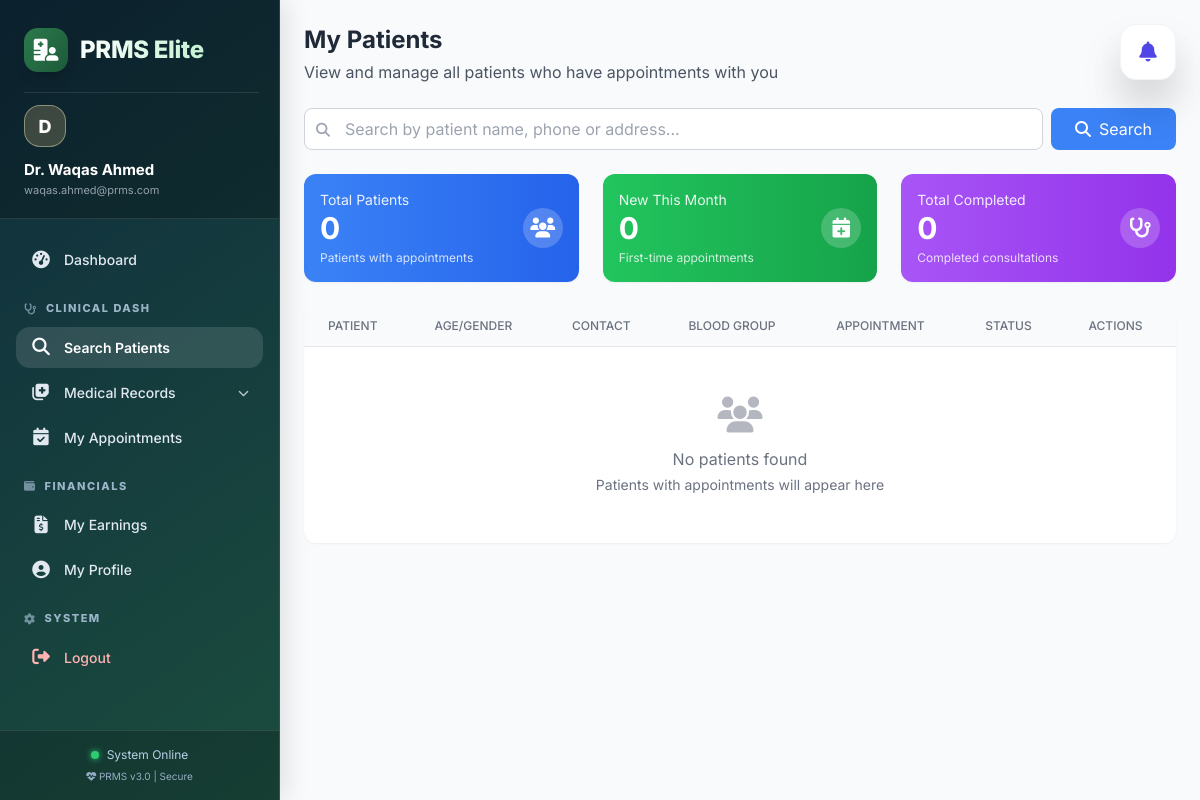
The app's page /doctor/patients.php (signed in), older data.
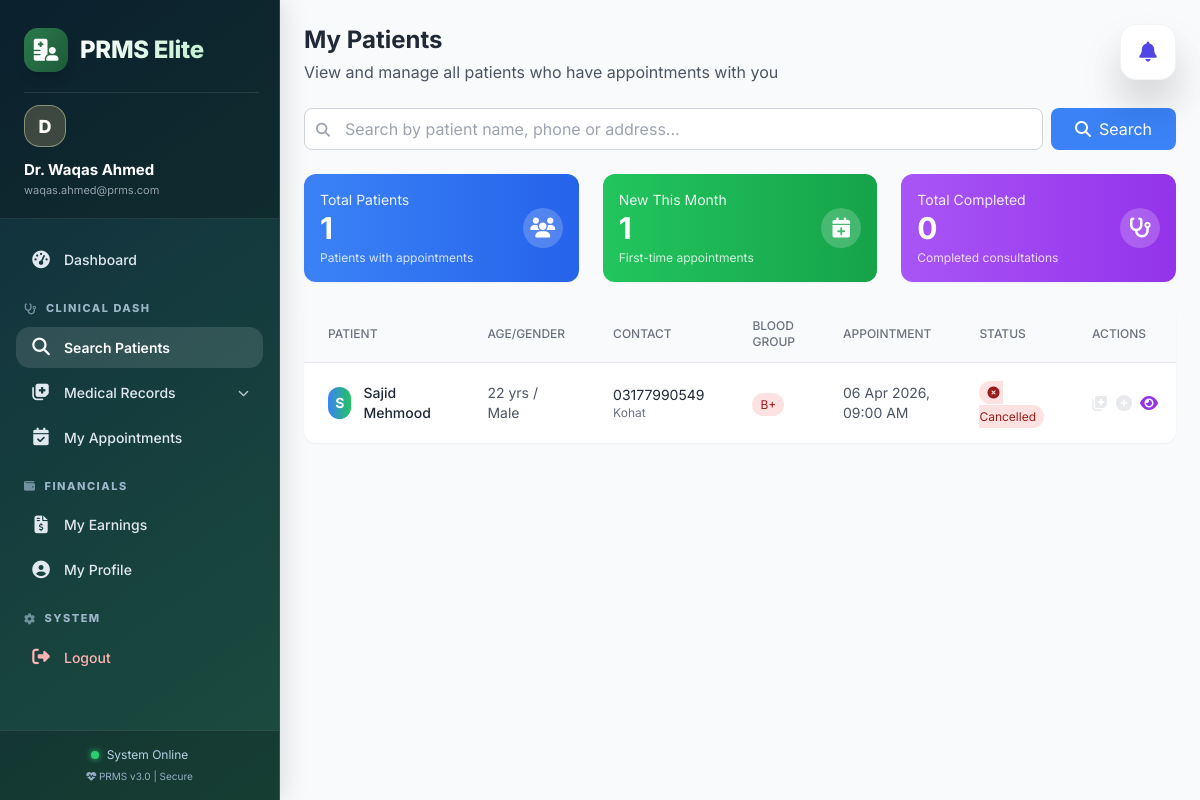
The same page, newer data.
### tables this page shows
CREATE TABLE `appointments` (
  `id` int(11) NOT NULL,
  `patient_id` int(11) DEFAULT NULL,
  `doctor_id` int(11) DEFAULT NULL,
  `appointment_date` datetime DEFAULT NULL,
  `symptoms` text DEFAULT NULL,
  `category_id` int(11) DEFAULT NULL,
  `consultation_fee` decimal(10,2) DEFAULT 0.00,
  `shift_type` varchar(20) DEFAULT NULL,
  `time_slot` varchar(50) DEFAULT NULL,
  `patient_number` int(11) DEFAULT 0,
  `status` enum('pending','completed','cancelled') DEFAULT 'pending',
  `created_at` timestamp NOT NULL DEFAULT current_timestamp()
);

CREATE TABLE `patients` (
  `id` int(11) NOT NULL,
  `name` varchar(100) DEFAULT NULL,
  `age` int(11) DEFAULT NULL,
  `weight` decimal(5,2) DEFAULT NULL,
  `disease` int(11) DEFAULT NULL,
  `gender` enum('male','female','other') DEFAULT NULL,
  `phone` varchar(20) DEFAULT NULL,
  `address` text DEFAULT NULL,
  `blood_group` varchar(10) DEFAULT NULL,
  `status` enum('active','inactive') DEFAULT 'active',
  `created_at` timestamp NOT NULL DEFAULT current_timestamp()
);

### doctor/patients.php (the view, shortened to what the changed rows need)
<?php
require_once '../config/db.php';
$user_id = $_SESSION['user_id'];
$doctor_query = "SELECT id FROM doctors WHERE user_id = ?";
$stmt = mysqli_prepare($conn, $doctor_query);
mysqli_stmt_bind_param($stmt, "i", $user_id);
mysqli_stmt_execute($stmt);
$doctor_result = mysqli_stmt_get_result($stmt);
$doctor = mysqli_fetch_assoc($doctor_result);
$doctor_id = $doctor['id'];
$search = isset($_GET['search']) ? mysqli_real_escape_string($conn, $_GET['search']) : '';
$where_clause = "";
$patients_query = "SELECT DISTINCT p.*,
                   a.id as appointment_id,
                   a.appointment_date,
                   a.status as appointment_status,
                   CASE
                       WHEN r.id IS NOT NULL THEN 1
                       ELSE 0
                   END as has_record,
                   r.id as record_id
                   FROM patients p
                   JOIN appointments a ON p.id = a.patient_id
                   LEFT JOIN records r ON r.patient_id = p.id AND r.doctor_id = a.doctor_id AND DATE(r.visit_date) = DATE(a.appointment_date)
                   WHERE a.doctor_id = ? $where_clause
                   ORDER BY a.appointment_date DESC";
$stmt = mysqli_prepare($conn, $patients_query);
mysqli_stmt_bind_param($stmt, "i", $doctor_id);
mysqli_stmt_execute($stmt);
$patients_result = mysqli_stmt_get_result($stmt);
$total_patients_query = "SELECT COUNT(DISTINCT p.id) as total
                         FROM patients p
                         JOIN appointments a ON p.id = a.patient_id
                         WHERE a.doctor_id = ?";
$stmt = mysqli_prepare($conn, $total_patients_query);
mysqli_stmt_bind_param($stmt, "i", $doctor_id);
mysqli_stmt_execute($stmt);
$total_result = mysqli_stmt_get_result($stmt);
$total_patients = mysqli_fetch_assoc($total_result)['total'];
$month_start = date('Y-m-01');
$new_patients_query = "SELECT COUNT(DISTINCT p.id) as total
                       FROM patients p
                       JOIN appointments a ON p.id = a.patient_id
                       WHERE a.doctor_id = ? AND a.appointment_date >= ?";
$stmt = mysqli_prepare($conn, $new_patients_query);
mysqli_stmt_bind_param($stmt, "is", $doctor_id, $month_start);
mysqli_stmt_execute($stmt);
$new_result = mysqli_stmt_get_result($stmt);
$new_count = mysqli_fetch_assoc($new_result)['total'];
include '../includes/header.php';
?>
<div class="flex-1 overflow-y-auto bg-gray-50">
    <div class="p-6">
        <div class="mb-6">
            <h1 class="text-2xl font-bold text-gray-800">My Patients</h1>
        </div>
        <div class="grid grid-cols-1 md:grid-cols-3 gap-6 mb-6">
            <div class="bg-gradient-to-r from-blue-500 to-blue-600 rounded-xl shadow-sm p-4 text-white">
                <div class="flex items-center justify-between">
                    <div>
                        <p class="text-white text-opacity-90 text-sm">Total Patients</p>
                        <p class="text-3xl font-bold"><?php echo $total_patients; ?></p>
                        <p class="text-white text-opacity-80 text-xs mt-1">Patients with appointments</p>
                    </div>
                </div>
            </div>
            <div class="bg-gradient-to-r from-green-500 to-green-600 rounded-xl shadow-sm p-4 text-white">
                <div class="flex items-center justify-between">
                    <div>
                        <p class="text-white text-opacity-90 text-sm">New This Month</p>
                        <p class="text-3xl font-bold"><?php echo $new_count; ?></p>
                        <p class="text-white text-opacity-80 text-xs mt-1">First-time appointments</p>
                    </div>
                </div>
            </div>
        </div>
        <div class="bg-white rounded-xl shadow-sm overflow-hidden">
            <div class="overflow-x-auto">
                <table class="w-full">
                    <thead class="bg-gray-50 border-b">
                        <tr>
                            <th class="px-6 py-3 text-left text-xs font-medium text-gray-500 uppercase">Patient</th>
                            <th class="px-6 py-3 text-left text-xs font-medium text-gray-500 uppercase">Age/Gender</th>
                            <th class="px-6 py-3 text-left text-xs font-medium text-gray-500 uppercase">Contact</th>
                            <th class="px-6 py-3 text-left text-xs font-medium text-gray-500 uppercase">Blood Group</th>
                            <th class="px-6 py-3 text-left text-xs font-medium text-gray-500 uppercase">Appointment</th>
                            <th class="px-6 py-3 text-left text-xs font-medium text-gray-500 uppercase">Status</th>
                            <th class="px-6 py-3 text-left text-xs font-medium text-gray-500 uppercase">Actions</th>
                        </tr>
                    </thead>
                    <tbody class="divide-y divide-gray-200">
                        <?php if (mysqli_num_rows($patients_result) > 0): ?>
                            <?php while ($patient = mysqli_fetch_assoc($patients_result)):
                                $can_add_record = ($patient['appointment_status'] == 'pending' && $patient['has_record'] == 0);
                                $has_record = $patient['has_record'] == 1;
                            ?>
                                <tr class="hover:bg-gray-50 transition">
                                    <td class="px-6 py-4">
                                        <div class="flex items-center">
                                            <div class="w-8 h-8 rounded-full bg-gradient-to-r from-blue-500 to-green-500 flex items-center justify-center text-white text-sm font-bold">
                                                <?php echo strtoupper(substr($patient['name'], 0, 1)); ?>
                                            </div>
                                            <div class="ml-3">
                                                <p class="text-sm font-medium text-gray-800"><?php echo htmlspecialchars($patient['name']); ?></p>
                                            </div>
                                        </div>
                                    </td>
                                    <td class="px-6 py-4 text-sm text-gray-600">
                                        <?php echo $patient['age']; ?> yrs /
                                        <span class="capitalize"><?php echo $patient['gender']; ?></span>
                                    </td>
                                    <td class="px-6 py-4">
                                        <p class="text-sm text-gray-800"><?php echo htmlspecialchars($patient['phone']); ?></p>
                                        <?php if ($patient['address']): ?>
                                            <p class="text-xs text-gray-500"><?php echo htmlspecialchars(substr($patient['address'], 0, 30)); ?></p>
                                        <?php endif; ?>
                                    </td>
                                    <td class="px-6 py-4">
                                        <?php if ($patient['blood_group']): ?>
                                            <span class="px-2 py-1 text-xs rounded-full bg-red-100 text-red-800">
                                                <?php echo htmlspecialchars($patient['blood_group']); ?>
                                            </span>
                                        <?php else: ?>
                                            <span class="text-gray-400 text-xs">Not specified</span>
                                        <?php endif; ?>
                                    </td>
                                    <td class="px-6 py-4 text-sm text-gray-600">
                                        <?php echo date('d M Y, h:i A', strtotime($patient['appointment_date'])); ?>
                                    </td>
                                    <td class="px-6 py-4">
                                        <?php if ($patient['appointment_status'] == 'completed'): ?>
                                            <span class="px-2 py-1 text-xs rounded-full bg-green-100 text-green-800">
                                                <i class="fas fa-check-circle mr-1"></i> Completed
                                            </span>
                                        <?php elseif ($patient['appointment_status'] == 'pending'): ?>
                                            <span class="px-2 py-1 text-xs rounded-full bg-yellow-100 text-yellow-800">
                                                <i class="fas fa-clock mr-1"></i> Pending
                                            </span>
                                        <?php else: ?>
                                            <span class="px-2 py-1 text-xs rounded-full bg-red-100 text-red-800">
                                                <i class="fas fa-times-circle mr-1"></i> Cancelled
                                            </span>
                                        <?php endif; ?>
                                    </td>
                                    <td class="px-6 py-4">
                                        <div class="flex space-x-2">
                                            <?php if ($patient['appointment_status'] == 'pending'): ?>
                                                <a href="records/view.php?patient_id=<?php echo $patient['id']; ?>"
                                                    class="text-green-600 hover:text-green-800 transition" title="View Records">
                                                    <i class="fas fa-notes-medical"></i>
                                                </a>
                                                <?php if ($can_add_record): ?>
                                                    <a href="records/create.php?patient_id=<?php echo $patient['id']; ?>"
                                                        class="text-blue-600 hover:text-blue-800 transition" title="Add New Record">
                                                        <i class="fas fa-plus-circle"></i>
                                                    </a>
                                                <?php else: ?>
                                                    <span class="text-gray-400 cursor-not-allowed" title="<?php echo $has_record ? 'Record already exists for this appointment' : 'Selection not available'; ?>">
                                                        <i class="fas fa-plus-circle"></i>
                                                    </span>
                                                <?php endif; ?>
                                            <?php else: ?>
                                                <span class="text-gray-300 cursor-not-allowed" title="Action locked - Consultation <?php echo $patient['appointment_status']; ?>">
                                                    <i class="fas fa-notes-medical opacity-50"></i>
                                                </span>
                                                <span class="text-gray-300 cursor-not-allowed" title="Action locked - Consultation <?php echo $patient['appointment_status']; ?>">
                                                    <i class="fas fa-plus-circle opacity-50"></i>
                                                </span>
                                            <?php endif; ?>
                                            <a href="javascript:void(0)"
                                                onclick="viewPatient(<?php echo $patient['id']; ?>, '<?php echo htmlspecialchars($patient['name']); ?>', <?php echo $patient['age']; ?>, '<?php echo $patient['gender']; ?>', '<?php echo htmlspecialchars($patient['phone']); ?>', '<?php echo htmlspecialchars($patient['blood_group']); ?>', '<?php echo htmlspecialchars($patient['address']); ?>', '<?php echo $patient['appointment_status']; ?>', <?php echo $can_add_record ? 'true' : 'false'; ?>)"
                                                class="text-purple-600 hover:text-purple-800 transition" title="Quick View">
                                                <i class="fas fa-eye"></i>
                                            </a>
                                        </div>
                                    </td>
            </tr>
        <?php endwhile; ?>
    <?php else: ?>
        <tr>
            <td colspan="7" class="px-6 py-12 text-center text-gray-500">
                <i class="fas fa-users text-4xl mb-3 opacity-50"></i>
                <p>No patients found</p>
                <?php if ($search): ?>
                    <p class="text-sm mt-1">Try a different search term</p>
                <?php else: ?>
                    <p class="text-sm mt-1">Patients with appointments will appear here</p>
                <?php endif; ?>
        </div>
    <?php endif; ?>
    </tbody>
    </div>
</div>
</div>
</div>
</div>

Row changes from the older to the newer data that the page shows:
added appointments: patient.name "S", patient.name "Sajid Mehmood", patient.age "22", patient.gender "Male", patient.phone "03177990549", patient.address "Kohat", patient.blood_group "B+", appointment_date "06 Apr 2026, 09:00 AM", status "cancelled" (drawn)
Text that changed along with them:
$total_patients: "0" → "1"
$new_count: "0" → "1"
text no longer shown: "No patients found Patients with appointments will appear here"
